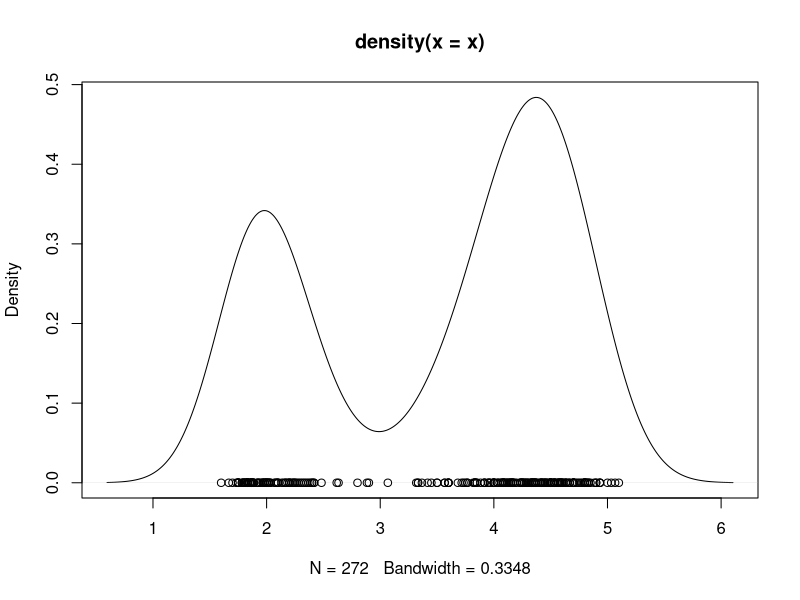
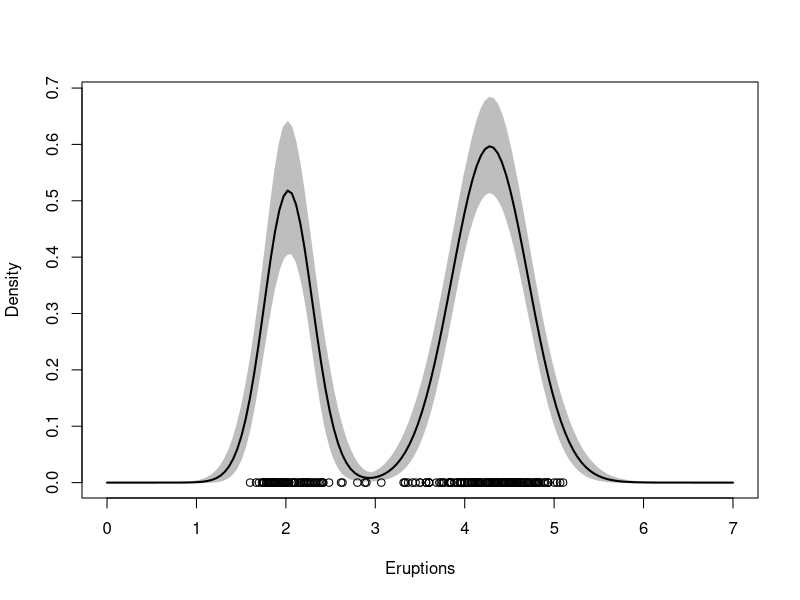

Reproduce these figures in R, in order.
rm(list=ls())
### Loading data and setting up global variables
library(MASS)
library(MCMCpack)
data("faithful")
kk = 2
x = faithful$eruptions
n = length(x)
plot(density(x))
points(x,rep(0,n))

## priors
aa  = rep(1:kk)  
eta = mean(x)    
tau = sqrt(var(x))
dd  = 2
qq  = var(x)/kk

## initialize the parameters
w     = 1/2
mu    = rnorm(kk, mean(x), sd(x))
sigma = rep(sd(x)/kk,kk)
cc    = sample(1:kk, n, replace=T, prob=c(w,1-w))

## set iters
rrr   = 12000
burn  = 2000

## store samples
cc.out    = array(0, dim=c(rrr, n))
w.out     = rep(0, rrr)
mu.out    = array(0, dim=c(rrr, 2))
sigma.out = array(0, dim=c(rrr, 2))
logpost   = rep(0, rrr)

for(s in 1:rrr){
  ## e-step
  for(i in 1:n){
    v    = rep(0,2)
    v[1] = log(w) + dnorm(x[i], mu[1], sigma[1], log=TRUE)  #Compute the log of the weights
    v[2] = log(1-w) + dnorm(x[i], mu[2], sigma[2], log=TRUE)  #Compute the log of the weights
    v    = exp(v - max(v))/sum(exp(v - max(v)))
    cc[i] = sample(1:2, 1, replace=TRUE, prob=v)
  }
  ## m-step
  # weights
  w = rbeta(1, aa[1] + sum(cc==1), aa[2] + sum(cc==2))
  
  for(k in 1:kk){
    # mean
    nk    = sum(cc==k)
    xsumk = sum(x[cc==k])
    tau2.hat = 1/(nk/sigma[k]^2 + 1/tau^2)
    mu.hat  = tau2.hat*(xsumk/sigma[k]^2 + eta/tau^2)
    mu[k]   = rnorm(1, mu.hat, sqrt(tau2.hat))
    # variance
    dd.star = dd + nk/2
    qq.star = qq + sum((x[cc==k] - mu[k])^2)/2
    sigma[k] = sqrt(1/rgamma(1, dd.star, qq.star))
  }
  
  ## samples
  cc.out[s,]    = cc
  w.out[s]     = w
  mu.out[s,]    = mu
  sigma.out[s,] = sigma
  logpost[s] = 0
  for(i in 1:n){
    if(cc[i] == 1){
      logpost[s] = logpost[s] + log(w) + dnorm(x[i], mu[1], sigma[1], log=TRUE)
    }else{
      logpost[s] = logpost[s] + log(1-w) + dnorm(x[i], mu[2], sigma[2], log=TRUE)
    }
  }
  logpost[s] = logpost[s] + dbeta(w, aa[1], aa[2], log=TRUE)
  for(k in 1:2){
    logpost[s] = logpost[s] + dnorm(mu[k], eta, tau, log = T) + dgamma(1/sigma[k]^2, dd, qq)/sigma[k]^4
  }
  if(s/500==floor(s/500)){
    print(paste("s =",s))
  }
}

## Compute the samples of the density over a dense grid
xx  = seq(0,7,length=150)
density.mcmc = array(0, dim=c(rrr-burn,length(xx)))
for(s in 1:(rrr-burn)){
  density.mcmc[s,] = density.mcmc[s,] + w.out[s+burn]*dnorm(xx,mu.out[s+burn,1],sigma.out[s+burn,1]) + 
    (1-w.out[s+burn])*dnorm(xx,mu.out[s+burn,2],sigma.out[s+burn,2])
}
density.mcmc.m = apply(density.mcmc , 2, mean)

## Credible plot
density.mcmc.lq = apply(density.mcmc, 2, quantile, 0.025)
density.mcmc.uq = apply(density.mcmc, 2, quantile, 0.975)
plot(xx, density.mcmc.m, type="n",ylim=c(0,max(density.mcmc.uq)),xlab="Eruptions", ylab="Density")
polygon(c(xx,rev(xx)), c(density.mcmc.lq, rev(density.mcmc.uq)), col="grey", border="grey")
lines(xx, density.mcmc.m, col="black", lwd=2)
points(x, rep(0,n))
